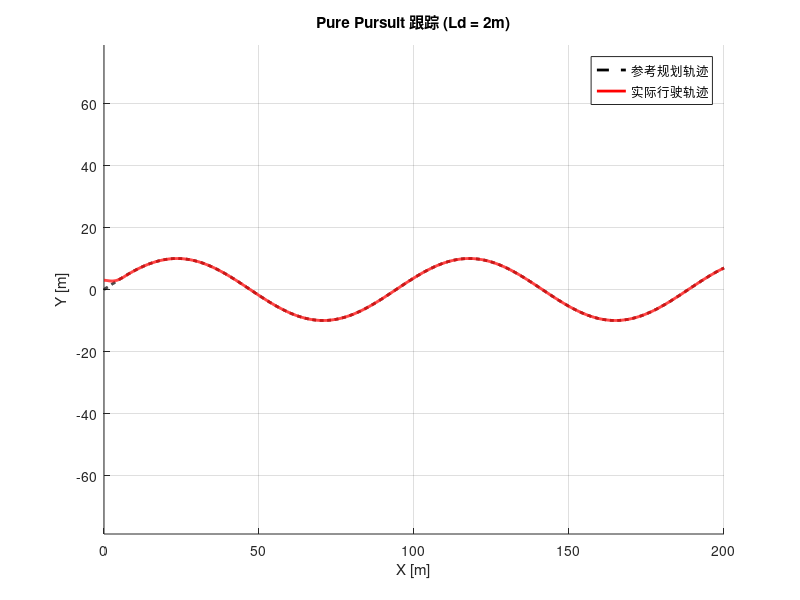

Recreate this plot in MATLAB.
%% 第二问：轨迹跟踪
clear; clc; close all

% 车辆参数
lfr = 2.168 + 1.907; % 轴距 L
dt = 0.01;
v = 15; 
sim_steps = 2000;

% 参考轨迹 (正弦曲线)
X_ref = 0:0.1:200; 
Y_ref = 10 * sin(X_ref / 15); 

% 初始车辆状态 
X = X_ref(1); Y = Y_ref(1) + 3; phi = 0; 
X_vec = zeros(1, sim_steps); Y_vec = zeros(1, sim_steps);


for ii = 1:sim_steps
    X_vec(ii) = X; Y_vec(ii) = Y;
    
    
    % ===============================================================
    
    % ================= TODO 2.1: 实现某种跟踪算法 =================
    %初始状态故意给了一个偏差+3，所以这里就要利用跟踪算法跟回去。
    %要做什么呢？找到目标点算夹角然后计算转向角

    dist = sqrt((X_ref - X).^2 + (Y_ref - Y).^2);
    [~, idx] = min(dist);
    Ld = 2;  % 前视距离，单位：米
    cum_dist = 0;
    target_x = X_ref(idx);
    target_y = Y_ref(idx);
    for j = idx : length(X_ref)-1
        seg_len = sqrt((X_ref(j+1)-X_ref(j))^2 + (Y_ref(j+1)-Y_ref(j))^2);
        if cum_dist + seg_len >= Ld
            ratio = (Ld - cum_dist) / seg_len;
            target_x = X_ref(j) + ratio * (X_ref(j+1)-X_ref(j));
            target_y = Y_ref(j) + ratio * (Y_ref(j+1)-Y_ref(j));
            break;
        end
        cum_dist = cum_dist + seg_len;
    end

    dx = target_x - X;
    dy = target_y - Y;
    alpha = atan2(dy, dx) - phi;
    sigma = atan2(2 * lfr * sin(alpha), Ld);

    % ===============================================================

    % ================= TODO 2.2: 车辆状态更新 =================
    % 提示: 将刚才求得的转向角 sigma 代入运动学模型（复用第一问代码），更新 X, Y, phi。
    
    phi_dot = v / lfr * tan(sigma);% 这个就是我推导过程中omega的部分
    phi = phi_dot*dt + phi% 实现航向角，也就是前轮角度的更新
    X = X + v * cos(phi) * dt% 实现X的参数更新
    Y = Y + v * sin(phi) * dt% 实现Y的参数更新
    % ===============================================================
    
    % 到达终点提前结束
    if X >= X_ref(end), break; end
end

% 绘图对比
figure; hold on; grid on;
plot(X_ref, Y_ref, 'k--', 'LineWidth', 2);
plot(X_vec(1:ii), Y_vec(1:ii), 'r-', 'LineWidth', 2);
legend('参考规划轨迹', '实际行驶轨迹');
title(['Pure Pursuit 跟踪 (Ld = ', num2str(Ld), 'm)']);
xlabel('X [m]'); ylabel('Y [m]'); axis equal;
